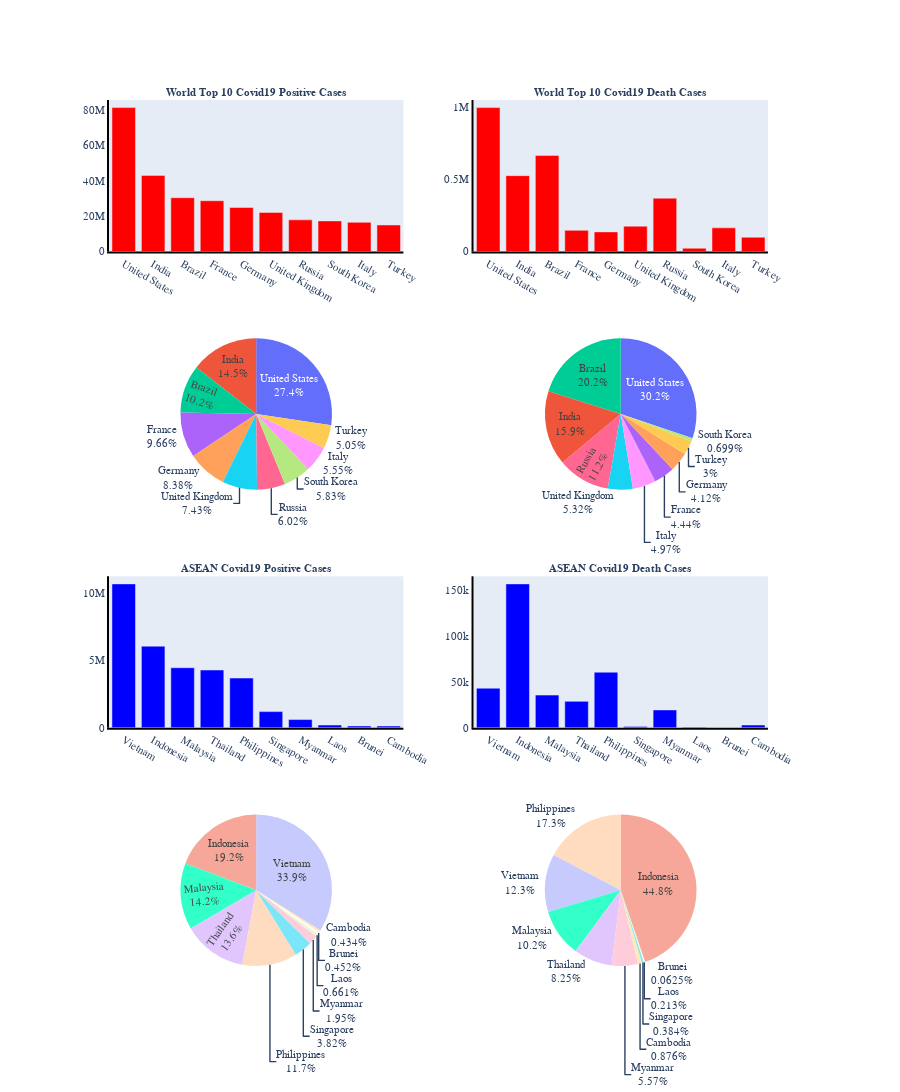

The notebook cell saved with this chart:
### Code cell
fig = make_subplots(rows=4, cols=2, specs=[[{'secondary_y': True}, {'secondary_y': True}],
                                           [{"type": "domain"}, {"type": "domain"}],
                                           [{'secondary_y': True}, {'secondary_y': True}],
                                           [{"type": "domain"}, {"type": "domain"}]],
                    horizontal_spacing = 0.1, vertical_spacing = 0.1,
                    
subplot_titles=('<b>World Top 10 Covid19 Positive Cases</b>',
                '<b>World Top 10 Covid19 Death Cases</b>',
                '<b></b>',
                '<b></b>',
                '<b>ASEAN Covid19 Positive Cases</b>',
                '<b>ASEAN Covid19 Death Cases</b>',
                '<b></b>',
                '<b></b>'))
#Graph 1
fig.append_trace(go.Bar(x = dfworld_highest['Country'], y = dfworld_highest['Total Cases'],
                        name='Death Cases',marker_color='red'),row=1, col=1)
#Graph 2
fig.append_trace(go.Bar(x = dfworld_highest['Country'], y = dfworld_highest['Total Deaths'],
                        name='Death Cases',marker_color='red'),row=1, col=2)
#Graph 3
fig.add_trace(go.Pie(values=dfworld_highest['Total Cases'],labels=dfworld_highest['Country'],
                    textinfo='label+percent'),row=2, col=1)
#Graph 4
fig.add_trace(go.Pie(values=dfworld_highest['Total Deaths'],labels=dfworld_highest['Country'],
                    textinfo='label+percent'),row=2, col=2)
#Graph 5
fig.append_trace(go.Bar(x = df_asean['Country'], y = df_asean['Total Cases'],
                        name='Death Vax Cases',marker_color='blue'),row=3, col=1)
#Graph 6
fig.append_trace(go.Bar(x = df_asean['Country'], y = df_asean['Total Deaths'],
                        name='Death Vax Cases',marker_color='blue'),row=3, col=2)
#Graph 7
fig.add_trace(go.Pie(values=df_asean['Total Cases'],labels=df_asean['Country'],
                    textinfo='label+percent'),row=4, col=1)
#Graph 8
fig.add_trace(go.Pie(values=df_asean['Total Deaths'],labels=df_asean['Country'],
                    textinfo='label+percent'),row=4, col=2)

#Update Fonts & Size
fig.update_annotations(font=dict(family="Helvetica", size=11))
fig.update_layout(font=dict(family="Helvetica", size=11))
fig.update_layout(height=1200,showlegend=False)
#fig.update_layout(height=400,showlegend=False,title_text='Yearly and Monthly Total New And Recovered Cases', title_x=0.5)
fig.update_xaxes(showgrid=False, zeroline=False, showline=True, linewidth=2, linecolor='black')
fig.update_yaxes(showgrid=False, zeroline=False, showline=True, linewidth=2, linecolor='black')

#Plotting the graph
fig.show()

### Figure 1 — Plotly figure (JSON) as saved in the notebook; plotly's stock layout.template omitted (floating-point values rounded to 4 significant figures)
{"data": [{"marker": {"color": "red"}, "name": "Death Cases", "type": "bar", "x": ["United States", "India", "Brazil", "France", "Germany", "United Kingdom", "Russia", "South Korea", "Italy", "Turkey"], "xaxis": "x", "y": [81444332, 43084913, 30460997, 28744830, 24927339, 22112723, 17930267, 17346753, 16523859, 15034917], "yaxis": "y"}, {"marker": {"color": "red"}, "name": "Death Cases", "type": "bar", "x": ["United States", "India", "Brazil", "France", "Germany", "United Kingdom", "Russia", "South Korea", "Italy", "Turkey"], "xaxis": "x2", "y": [993999, 523889, 663838, 146211, 135701, 175081, 368595, 23007, 163736, 98791], "yaxis": "y3"}, {"domain": {"x": [0, 0.42], "y": [0.55, 0.725]}, "labels": ["United States", "India", "Brazil", "France", "Germany", "United Kingdom", "Russia", "South Korea", "Italy", "Turkey"], "textinfo": "label+percent", "type": "pie", "values": [81444332, 43084913, 30460997, 28744830, 24927339, 22112723, 17930267, 17346753, 16523859, 15034917]}, {"domain": {"x": [0.52, 0.94], "y": [0.55, 0.725]}, "labels": ["United States", "India", "Brazil", "France", "Germany", "United Kingdom", "Russia", "South Korea", "Italy", "Turkey"], "textinfo": "label+percent", "type": "pie", "values": [993999, 523889, 663838, 146211, 135701, 175081, 368595, 23007, 163736, 98791]}, {"marker": {"color": "blue"}, "name": "Death Vax Cases", "type": "bar", "x": ["Vietnam", "Indonesia", "Malaysia", "Thailand", "Philippines", "Singapore", "Myanmar", "Laos", "Brunei", "Cambodia"], "xaxis": "x3", "y": [10656649, 6047208, 4450859, 4281536, 3686082, 1200976, 612914, 207714, 141911, 136254], "yaxis": "y5"}, {"marker": {"color": "blue"}, "name": "Death Vax Cases", "type": "bar", "x": ["Vietnam", "Indonesia", "Malaysia", "Thailand", "Philippines", "Singapore", "Myanmar", "Laos", "Brunei", "Cambodia"], "xaxis": "x4", "y": [43044, 156287, 35555, 28778, 60410, 1338, 19434, 744, 218, 3056], "yaxis": "y7"}, {"domain": {"x": [0, 0.42], "y": [0, 0.175]}, "labels": ["Vietnam", "Indonesia", "Malaysia", "Thailand", "Philippines", "Singapore", "Myanmar", "Laos", "Brunei", "Cambodia"], "textinfo": "label+percent", "type": "pie", "values": [10656649, 6047208, 4450859, 4281536, 3686082, 1200976, 612914, 207714, 141911, 136254]}, {"domain": {"x": [0.52, 0.94], "y": [0, 0.175]}, "labels": ["Vietnam", "Indonesia", "Malaysia", "Thailand", "Philippines", "Singapore", "Myanmar", "Laos", "Brunei", "Cambodia"], "textinfo": "label+percent", "type": "pie", "values": [43044, 156287, 35555, 28778, 60410, 1338, 19434, 744, 218, 3056]}], "layout": {"annotations": [{"font": {"family": "Helvetica", "size": 11}, "showarrow": false, "text": "<b>World Top 10 Covid19 Positive Cases</b>", "x": 0.21, "xanchor": "center", "xref": "paper", "y": 1, "yanchor": "bottom", "yref": "paper"}, {"font": {"family": "Helvetica", "size": 11}, "showarrow": false, "text": "<b>World Top 10 Covid19 Death Cases</b>", "x": 0.73, "xanchor": "center", "xref": "paper", "y": 1, "yanchor": "bottom", "yref": "paper"}, {"font": {"family": "Helvetica", "size": 11}, "showarrow": false, "text": "<b></b>", "x": 0.21, "xanchor": "center", "xref": "paper", "y": 0.725, "yanchor": "bottom", "yref": "paper"}, {"font": {"family": "Helvetica", "size": 11}, "showarrow": false, "text": "<b></b>", "x": 0.73, "xanchor": "center", "xref": "paper", "y": 0.725, "yanchor": "bottom", "yref": "paper"}, {"font": {"family": "Helvetica", "size": 11}, "showarrow": false, "text": "<b>ASEAN Covid19 Positive Cases</b>", "x": 0.21, "xanchor": "center", "xref": "paper", "y": 0.45, "yanchor": "bottom", "yref": "paper"}, {"font": {"family": "Helvetica", "size": 11}, "showarrow": false, "text": "<b>ASEAN Covid19 Death Cases</b>", "x": 0.73, "xanchor": "center", "xref": "paper", "y": 0.45, "yanchor": "bottom", "yref": "paper"}, {"font": {"family": "Helvetica", "size": 11}, "showarrow": false, "text": "<b></b>", "x": 0.21, "xanchor": "center", "xref": "paper", "y": 0.175, "yanchor": "bottom", "yref": "paper"}, {"font": {"family": "Helvetica", "size": 11}, "showarrow": false, "text": "<b></b>", "x": 0.73, "xanchor": "center", "xref": "paper", "y": 0.175, "yanchor": "bottom", "yref": "paper"}], "font": {"family": "Helvetica", "size": 11}, "height": 1200, "showlegend": false, "xaxis": {"anchor": "y", "domain": [0, 0.42], "linecolor": "black", "linewidth": 2, "showgrid": false, "showline": true, "zeroline": false}, "xaxis2": {"anchor": "y3", "domain": [0.52, 0.94], "linecolor": "black", "linewidth": 2, "showgrid": false, "showline": true, "zeroline": false}, "xaxis3": {"anchor": "y5", "domain": [0, 0.42], "linecolor": "black", "linewidth": 2, "showgrid": false, "showline": true, "zeroline": false}, "xaxis4": {"anchor": "y7", "domain": [0.52, 0.94], "linecolor": "black", "linewidth": 2, "showgrid": false, "showline": true, "zeroline": false}, "yaxis": {"anchor": "x", "domain": [0.825, 1], "linecolor": "black", "linewidth": 2, "showgrid": false, "showline": true, "zeroline": false}, "yaxis2": {"anchor": "x", "linecolor": "black", "linewidth": 2, "overlaying": "y", "showgrid": false, "showline": true, "side": "right", "zeroline": false}, "yaxis3": {"anchor": "x2", "domain": [0.825, 1], "linecolor": "black", "linewidth": 2, "showgrid": false, "showline": true, "zeroline": false}, "yaxis4": {"anchor": "x2", "linecolor": "black", "linewidth": 2, "overlaying": "y3", "showgrid": false, "showline": true, "side": "right", "zeroline": false}, "yaxis5": {"anchor": "x3", "domain": [0.275, 0.45], "linecolor": "black", "linewidth": 2, "showgrid": false, "showline": true, "zeroline": false}, "yaxis6": {"anchor": "x3", "linecolor": "black", "linewidth": 2, "overlaying": "y5", "showgrid": false, "showline": true, "side": "right", "zeroline": false}, "yaxis7": {"anchor": "x4", "domain": [0.275, 0.45], "linecolor": "black", "linewidth": 2, "showgrid": false, "showline": true, "zeroline": false}, "yaxis8": {"anchor": "x4", "linecolor": "black", "linewidth": 2, "overlaying": "y7", "showgrid": false, "showline": true, "side": "right", "zeroline": false}}}
